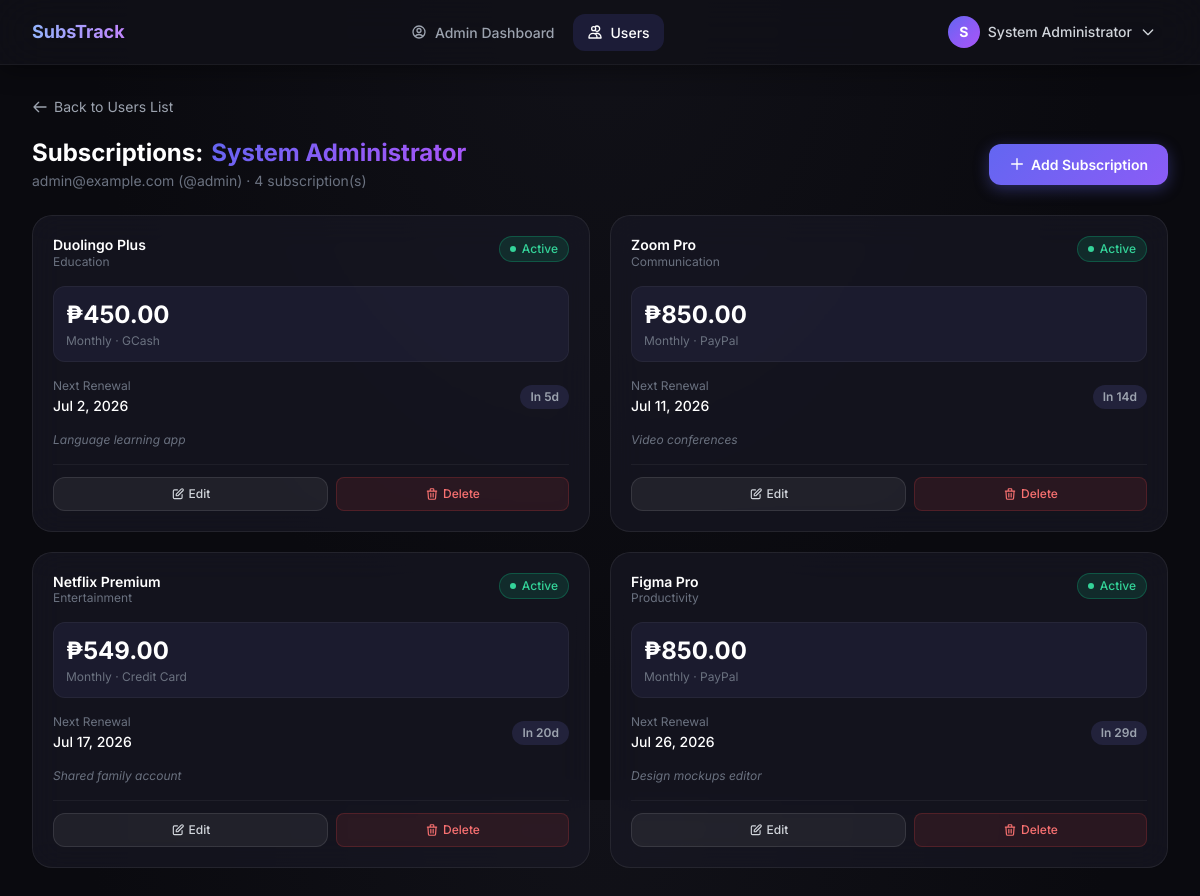
The page /admin/users/1001/subscriptions (signed in) on the database its author committed.
### tables this page shows
CREATE TABLE IF NOT EXISTS users (
    id           INT UNSIGNED    NOT NULL AUTO_INCREMENT,
    username     VARCHAR(50)     NOT NULL,
    full_name    VARCHAR(100)    NOT NULL,
    email        VARCHAR(150)    NOT NULL,
    password     VARCHAR(255)    NOT NULL,
    role         ENUM('admin','user') NOT NULL DEFAULT 'user',
    created_at   TIMESTAMP       NOT NULL DEFAULT CURRENT_TIMESTAMP,
    updated_at   TIMESTAMP       NOT NULL DEFAULT CURRENT_TIMESTAMP ON UPDATE CURRENT_TIMESTAMP,
    PRIMARY KEY (id),
    UNIQUE KEY uq_users_email    (email),
    UNIQUE KEY uq_users_username (username)
);

CREATE TABLE IF NOT EXISTS subscriptions (
    id              INT UNSIGNED        NOT NULL AUTO_INCREMENT,
    user_id         INT UNSIGNED        NOT NULL,
    service_name    VARCHAR(100)        NOT NULL,
    category        VARCHAR(50)         NULL DEFAULT 'Other',
    cost            DECIMAL(10,2)       NOT NULL,
    billing_cycle   ENUM('monthly','quarterly','semi-annual','annual') NOT NULL DEFAULT 'monthly',
    payment_method  VARCHAR(80)         NOT NULL DEFAULT 'Credit Card',
    start_date      DATE                NOT NULL,
    notes           TEXT                NULL,
    status          ENUM('active','paused','cancelled') NOT NULL DEFAULT 'active',
    created_at      TIMESTAMP           NOT NULL DEFAULT CURRENT_TIMESTAMP,
    updated_at      TIMESTAMP           NOT NULL DEFAULT CURRENT_TIMESTAMP ON UPDATE CURRENT_TIMESTAMP,
    PRIMARY KEY (id),
    CONSTRAINT fk_subscriptions_user
        FOREIGN KEY (user_id) REFERENCES users (id)
        ON DELETE CASCADE
        ON UPDATE CASCADE,
    INDEX idx_subscriptions_start  (start_date),
    INDEX idx_subscriptions_user   (user_id),
    INDEX idx_subscriptions_status (status)
);

### controllers/AdminController.php (called while the page is built, shortened)
<?php
require_once dirname(__DIR__) . '/models/User.php';
require_once dirname(__DIR__) . '/models/Subscription.php';
class AdminController
{
    private User $userModel;
    private Subscription $subModel;
    public function __construct()
    {
        $this->userModel = new User();
        $this->subModel  = new Subscription();
    }
    public function viewUserSubscriptions(int $userId): void
    {
        $user = $this->userModel->findById($userId);
        $subscriptions = $this->subModel->getAll($userId);
        require_once dirname(__DIR__) . '/views/admin/user_subscriptions.php';
    }
}

### config/database.php (called while the page is built, shortened)
<?php
class Database
{
    private static ?PDO $instance = null;
    public static function getInstance(): PDO
    {
        if (self::$instance === null) {
            $host    = $_ENV['DB_HOST']    ?? '127.0.0.1';
            $port    = $_ENV['DB_PORT']    ?? '3306';
            $dbname  = $_ENV['DB_NAME']    ?? 'subscription_tracker';
            $user    = $_ENV['DB_USER']    ?? 'root';
            $pass    = $_ENV['DB_PASS']    ?? '';
            $charset = $_ENV['DB_CHARSET'] ?? 'utf8mb4';
            $dsn = "mysql:host={$host};port={$port};dbname={$dbname};charset={$charset}";
            $options = [
                PDO::ATTR_ERRMODE            => PDO::ERRMODE_EXCEPTION,
                PDO::ATTR_DEFAULT_FETCH_MODE => PDO::FETCH_ASSOC,
                PDO::ATTR_EMULATE_PREPARES   => false,
                PDO::MYSQL_ATTR_FOUND_ROWS   => true,
                PDO::ATTR_TIMEOUT            => 5,
            ];
            try {
                self::$instance = new PDO($dsn, $user, $pass, $options);
            } catch (PDOException $e) {
                error_log('[Database] Connection failed: ' . $e->getMessage());
                die(json_encode(['error' => 'Database connection failed. Please try again later.']));
            }
        }
        return self::$instance;
    }
}

### models/User.php (called while the page is built, shortened)
<?php
require_once dirname(__DIR__) . '/config/database.php';
class User
{
    private PDO $db;
    public function __construct()
    {
        $this->db = Database::getInstance();
    }
    public function findById(int $id): array|false
    {
        $stmt = $this->db->prepare('SELECT id, username, full_name, email, role, created_at FROM users WHERE id = ?');
        $stmt->execute([$id]);
        return $stmt->fetch();
    }
}

### models/Subscription.php (called while the page is built, shortened)
<?php
require_once dirname(__DIR__) . '/config/database.php';
class Subscription
{
    private PDO $db;
    public function __construct()
    {
        $this->db = Database::getInstance();
    }
    public static function calculateNextRenewal(string $startDate, string $billingCycle): string
    {
        $start = new DateTime($startDate);
        $now = new DateTime('today');
        $cycleMonths = [
            'monthly'     => 1,
            'quarterly'   => 3,
            'semi-annual' => 6,
            'annual'      => 12,
        ];
        $monthsToAdd = $cycleMonths[$billingCycle] ?? 1;
        $cycles = 0;
        while (true) {
            $year = (int)$start->format('Y');
            $month = (int)$start->format('n');
            $day = (int)$start->format('j');
            $month += $cycles * $monthsToAdd;
            $year += (int)floor(($month - 1) / 12);
            $month = (($month - 1) % 12) + 1;
            $daysInTargetMonth = cal_days_in_month(CAL_GREGORIAN, $month, $year);
            $targetDay = min($day, $daysInTargetMonth);
            $targetDate = new DateTime(sprintf('%04d-%02d-%02d', $year, $month, $targetDay));
            if ($targetDate >= $now) {
                return $targetDate->format('Y-m-d');
            }
            $cycles++;
        }
    }
    public function getAll(int $userId): array
    {
        $stmt = $this->db->prepare(
            'SELECT * FROM subscriptions WHERE user_id = ?'
        );
        $stmt->execute([$userId]);
        $rows = $stmt->fetchAll();
        usort($rows, function ($a, $b) {
            return strtotime($a['next_renewal_date']) <=> strtotime($b['next_renewal_date']);
        });
        return $rows;
    }
}

### views/admin/user_subscriptions.php (the view, shortened to what this page needs)
<?php
$user            = $user ?? [];
$subscriptions   = $subscriptions ?? [];
require_once __DIR__ . '/../layout/header.php';
require_once __DIR__ . '/../layout/navbar.php';
?>
<div class="min-h-screen">
<main class="max-w-7xl mx-auto px-4 sm:px-6 lg:px-8 py-8 space-y-6">
    <div class="space-y-4">
        <a href="/admin/users" class="inline-flex items-center gap-1.5 text-sm text-gray-400 hover:text-white transition-colors">
            <svg class="w-4 h-4" fill="none" viewBox="0 0 24 24" stroke="currentColor"><path stroke-linecap="round" stroke-linejoin="round" stroke-width="2" d="M10 19l-7-7m0 0l7-7m-7 7h18"/></svg>
            Back to Users List
        </a>
        <div class="flex flex-col sm:flex-row sm:items-center sm:justify-between gap-4">
            <div>
                <h1 class="text-2xl font-bold text-white flex items-center gap-2">
                    Subscriptions: <span class="bg-gradient-brand bg-clip-text text-transparent"><?= htmlspecialchars($user['full_name'] ?? $user['username'], ENT_QUOTES) ?></span>
                </h1>
                <p class="text-gray-500 text-sm mt-0.5"><?= htmlspecialchars($user['email'], ENT_QUOTES) ?> (@<?= htmlspecialchars($user['username'], ENT_QUOTES) ?>) · <?= count($subscriptions) ?> subscription(s)</p>
            </div>
            <div>
                <a href="/admin/users/<?= $user['id'] ?>/subscriptions/create" class="btn-primary">
                    <svg class="w-4 h-4 mr-1.5 inline" fill="none" viewBox="0 0 24 24" stroke="currentColor"><path stroke-linecap="round" stroke-linejoin="round" stroke-width="2" d="M12 4v16m8-8H4"/></svg>
                    Add Subscription
                </a>
            </div>
        </div>
    </div>
    <?php if (empty($subscriptions)): ?>
    <div class="glass-card flex flex-col items-center justify-center py-20 text-center">
        <div class="w-16 h-16 rounded-2xl bg-surface-600 flex items-center justify-center mb-4 text-gray-500">
            <svg class="w-8 h-8" fill="none" viewBox="0 0 24 24" stroke="currentColor"><path stroke-linecap="round" stroke-linejoin="round" stroke-width="1.5" d="M19 11H5m14 0a2 2 0 012 2v6a2 2 0 01-2 2H5a2 2 0 01-2-2v-6a2 2 0 012-2m14 0V9a2 2 0 00-2-2M5 11V9a2 2 0 012-2m0 0V5a2 2 0 012-2h6a2 2 0 012 2v2M7 7h10"/></svg>
        </div>
        <h3 class="text-white font-semibold mb-1">No subscriptions tracked</h3>
        <p class="text-gray-500 text-xs mb-6">Create a subscription to begin monitoring recurring expenses for this user.</p>
        <a href="/admin/users/<?= $user['id'] ?>/subscriptions/create" class="btn-primary text-xs">Add First Subscription</a>
    </div>
    <?php else: ?>
    <div class="grid grid-cols-1 md:grid-cols-2 xl:grid-cols-3 gap-5">
        <?php foreach ($subscriptions as $index => $sub):
            $statusClasses = [
                'active'    => ['badge' => 'bg-emerald-500/15 text-emerald-400 border-emerald-500/30', 'dot' => 'bg-emerald-400'],
                'paused'    => ['badge' => 'bg-amber-500/15 text-amber-400 border-amber-500/30',   'dot' => 'bg-amber-400'],
                'cancelled' => ['badge' => 'bg-red-500/15 text-red-400 border-red-500/30',         'dot' => 'bg-red-400'],
            ];
            $sc        = $statusClasses[$sub['status']] ?? $statusClasses['active'];
            $daysLeft  = (int) ceil((strtotime($sub['next_renewal_date']) - time()) / 86400);
            $isUrgent  = $daysLeft <= 3 && $sub['status'] === 'active';
        ?>
        <div class="glass-card p-5 hover:border-brand-600/30 transition-all duration-300">
            <div class="flex items-start justify-between mb-4">
                <div class="flex items-center gap-3">
                    <div>
                        <h3 class="font-semibold text-white text-sm leading-tight"><?= htmlspecialchars($sub['service_name'], ENT_QUOTES) ?></h3>
                        <p class="text-gray-500 text-xs"><?= htmlspecialchars($sub['category'], ENT_QUOTES) ?></p>
                    </div>
                </div>
                <span class="text-xs font-medium px-2.5 py-1 rounded-full border capitalize flex items-center gap-1.5 <?= $sc['badge'] ?>">
                    <span class="w-1.5 h-1.5 rounded-full <?= $sc['dot'] ?>"></span>
                    <?= htmlspecialchars($sub['status'], ENT_QUOTES) ?>
                </span>
            </div>
            <div class="mb-4 p-3 rounded-xl bg-surface-600/60 border border-white/5">
                <p class="text-2xl font-bold text-white">₱<?= number_format((float)$sub['cost'], 2) ?></p>
                <p class="text-xs text-gray-500 capitalize mt-0.5"><?= htmlspecialchars($sub['billing_cycle'], ENT_QUOTES) ?> · <?= htmlspecialchars($sub['payment_method'], ENT_QUOTES) ?></p>
            </div>
            <div class="flex items-center justify-between mb-4">
                <div>
                    <p class="text-xs text-gray-500 mb-0.5">Next Renewal</p>
                    <p class="text-sm font-medium text-white"><?= date('M j, Y', strtotime($sub['next_renewal_date'])) ?></p>
                </div>
                <span class="text-xs font-semibold px-2.5 py-1 rounded-full <?= $isUrgent ? 'bg-red-500/15 text-red-400 border border-red-500/30 animate-pulse' : 'bg-surface-600 text-gray-400' ?>">
                    <?= $daysLeft < 0 ? 'Overdue' : ($daysLeft === 0 ? 'Today' : "In {$daysLeft}d") ?>
                </span>
            </div>
            <?php if (!empty($sub['notes'])): ?>
            <p class="text-xs text-gray-500 mb-4 line-clamp-2 italic"><?= htmlspecialchars($sub['notes'], ENT_QUOTES) ?></p>
            <?php endif; ?>
            <div class="flex items-center gap-2 pt-3 border-t border-white/5">
                <a href="/admin/users/<?= $user['id'] ?>/subscriptions/<?= $sub['id'] ?>/edit"
                   class="flex-1 btn-secondary text-center text-xs py-2">
                    <svg class="w-3.5 h-3.5 mr-1 inline" fill="none" viewBox="0 0 24 24" stroke="currentColor"><path stroke-linecap="round" stroke-linejoin="round" stroke-width="2" d="M11 5H6a2 2 0 00-2 2v11a2 2 0 002 2h11a2 2 0 002-2v-5m-1.414-9.414a2 2 0 112.828 2.828L11.828 15H9v-2.828l8.586-8.586z"/></svg>
                    Edit
                </a>
                <form method="POST" action="/admin/users/<?= $user['id'] ?>/subscriptions/<?= $sub['id'] ?>/delete"
                      class="flex-1 delete-confirm-form"
                      data-confirm="Are you sure you want to permanently delete &quot;<?= htmlspecialchars($sub['service_name'], ENT_QUOTES) ?>&quot; for this user?">
                    <button type="submit"
                            class="w-full flex items-center justify-center gap-1 px-3 py-2 rounded-lg bg-red-500/10 hover:bg-red-500/20 text-red-400 text-xs font-medium border border-red-500/20 hover:border-red-500/40 transition-all duration-200">
                        <svg class="w-3.5 h-3.5" fill="none" viewBox="0 0 24 24" stroke="currentColor"><path stroke-linecap="round" stroke-linejoin="round" stroke-width="2" d="M19 7l-.867 12.142A2 2 0 0116.138 21H7.862a2 2 0 01-1.995-1.858L5 7m5 4v6m4-6v6m1-10V4a1 1 0 00-1-1h-4a1 1 0 00-1 1v3M4 7h16"/></svg>
                        Delete
                    </button>
                </form>
            </div>
        </div>
        <?php endforeach; ?>
    </div>
    <?php endif; ?>
</main>
</div>
<?php require_once __DIR__ . '/../layout/footer.php'; ?>

### public/css/style.css (style rules this page uses)
*, *::before, *::after { box-sizing: border-box; }
:root { --surface-900: #0a0a0f; --surface-800: #111118; --surface-700: #1a1a27; --surface-600: #22223b; --surface-500: #2d2d4a; --brand-500: #6366f1; --brand-600: #4f46e5; --glow: rgba(99, 102, 241, 0.35); }
body { background: radial-gradient(ellipse at top, #111118 0%, #0a0a0f 60%); min-height: 100vh; }
.glass-card { background: rgba(26, 26, 39, 0.6); backdrop-filter: blur(16px); -webkit-backdrop-filter: blur(16px); border: 1px solid rgba(255, 255, 255, 0.07); border-radius: 1.25rem; transition: border-color 0.3s ease, box-shadow 0.3s ease; }
.btn-primary { display: inline-flex; align-items: center; justify-content: center; padding: 0.625rem 1.25rem; background: linear-gradient(135deg, #6366f1 0%, #8b5cf6 100%); color: #ffffff; font-size: 0.875rem; font-weight: 600; border-radius: 0.75rem; border: none; cursor: pointer; text-decoration: none; transition: opacity 0.2s, transform 0.15s, box-shadow 0.2s; box-shadow: 0 4px 15px rgba(99, 102, 241, 0.35); }
.btn-secondary { display: inline-flex; align-items: center; justify-content: center; padding: 0.625rem 1.25rem; background: rgba(255, 255, 255, 0.06); color: #d1d5db; font-size: 0.875rem; font-weight: 500; border-radius: 0.75rem; border: 1px solid rgba(255, 255, 255, 0.1); cursor: pointer; text-decoration: none; transition: background 0.2s, border-color 0.2s, color 0.2s; }
.line-clamp-2 { display: -webkit-box; -webkit-line-clamp: 2; -webkit-box-orient: vertical; overflow: hidden; }

### rows shown on the page
users: email "admin@example.com", username "admin"
subscriptions: service_name "Duolingo Plus", category "Education", status "Active", cost "450.00", billing_cycle "Monthly", payment_method "GCash", next_renewal_date "Jul 2, 2026", daysLeft "5", notes "Language learning app"
subscriptions: service_name "Zoom Pro", category "Communication", status "Active", cost "850.00", billing_cycle "Monthly", payment_method "PayPal", next_renewal_date "Jul 11, 2026", daysLeft "14", notes "Video conferences"
subscriptions: service_name "Netflix Premium", category "Entertainment", status "Active", cost "549.00", billing_cycle "Monthly", payment_method "Credit Card", next_renewal_date "Jul 17, 2026", daysLeft "20", notes "Shared family account"
subscriptions: service_name "Figma Pro", category "Productivity", status "Active", cost "850.00", billing_cycle "Monthly", payment_method "PayPal", next_renewal_date "Jul 26, 2026", daysLeft "29", notes "Design mockups editor"

### other values the page prints
substr($currentFullName, 0, 1) "S"
$currentFullName "System Administrator"
count($subscriptions) "4"
